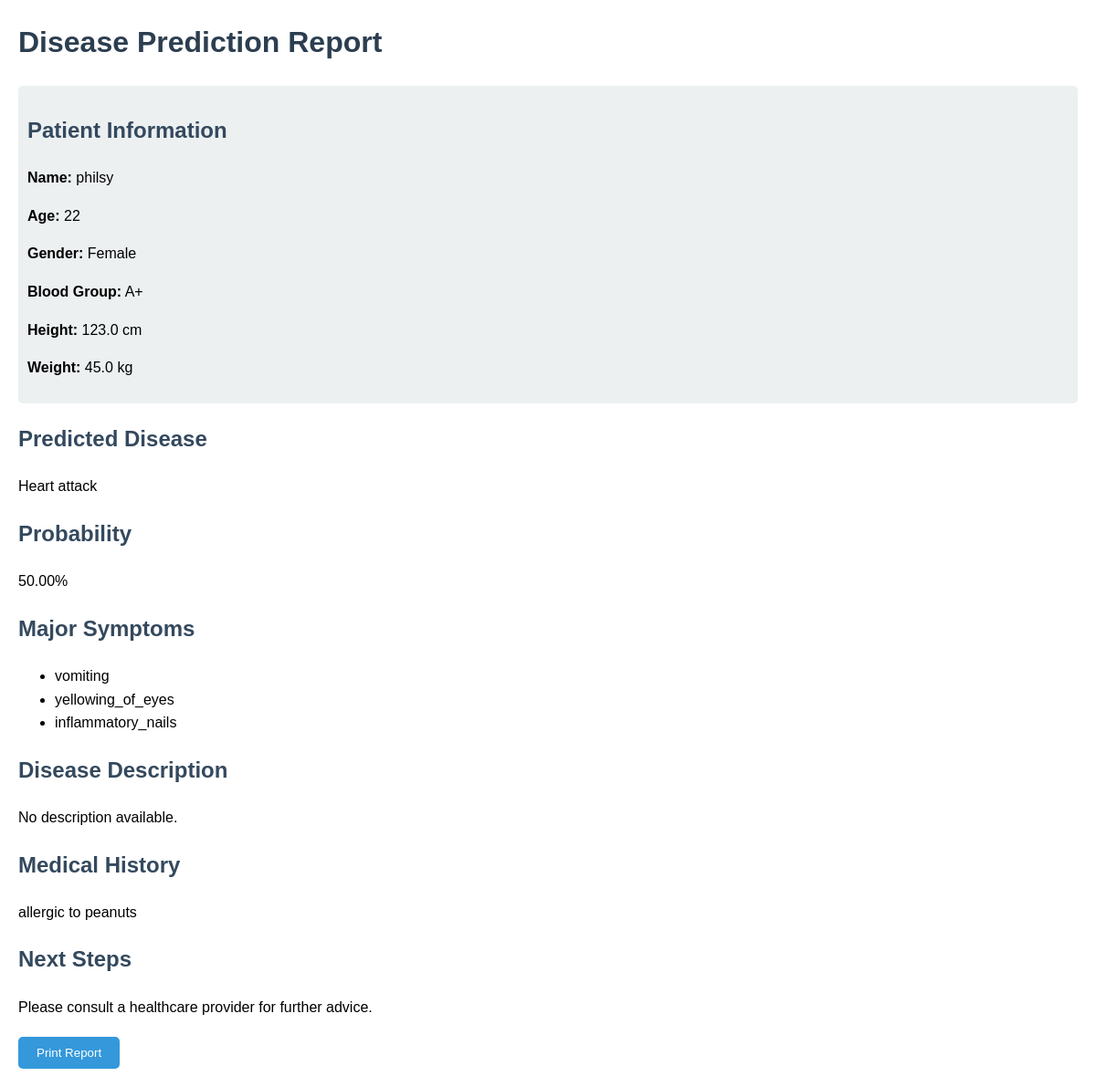
The app's page /report/29/ (signed in) with its own data.
### health_app/models.py (models this page shows, shortened)
class CustomUser(AbstractUser):
    email = models.EmailField(unique=True)
    age = models.IntegerField(null=True, blank=True)  # Add age field
    gender = models.CharField(
        max_length=10,
        choices=[('Male', 'Male'), ('Female', 'Female'), ('Other', 'Other')],
        null=True,
        blank=True
    )  # Add gender field

class MedicalHistory(models.Model):
    user = models.ForeignKey(settings.AUTH_USER_MODEL, on_delete=models.CASCADE)
    name = models.CharField(max_length=100)
    height = models.FloatField(default=170.0)  # You might want to use specific units, e.g., centimeters
    weight = models.FloatField(default=70.0)
    age = models.IntegerField()
    history = models.TextField()  # For medical history details
    blood_group = models.CharField(max_length=3, choices=[
        ('A+', 'A+'),
        ('A-', 'A-'),
        ('B+', 'B+'),
        ('B-', 'B-'),
        ('AB+', 'AB+'),
        ('AB-', 'AB-'),
        ('O+', 'O+'),
        ('O-', 'O-')
    ],
    default='O+'
    )

### health_app/views.py (the view)
# urls.py: path('report/<int:global_id>/', views.generate_report, name='generate_report'),# path('follow-up/<int:disease_id>/', views.follow_up_questions, name='follow_up'),
def generate_report(request, global_id):
    try:
        conversation = get_object_or_404(Conversation, global_id=global_id)
        disease = conversation.disease.strip().lower()
        logger.debug(f"Normalized Disease from conversation: '{disease}'")
        try:
            context = json.loads(conversation.context)
        except json.JSONDecodeError as json_error:
            logger.error(f"Failed to parse context for global_id {global_id}: {json_error}")
            context = {}  # Fallback to an empty context
        responses = context.get('responses', [])
        probability = context.get('probability', 0) * 100  # Default to 0 if missing
        disease_obj = Disease.objects.filter(name__iexact=disease).first()
        if not disease_obj:
            logger.warning(f"Disease '{disease}' not found in the database.")
            print(f"Disease '{disease}' not found in the database.")  # For debugging
        else:
            logger.info(f"Found disease: '{disease_obj.name}' with description.")
        disease_description = disease_obj.description if disease_obj else "No description available."
        medical_history_obj = MedicalHistory.objects.filter(user=request.user).first()
        medical_history_details = medical_history_obj.history if medical_history_obj else "No medical history available."
        user = request.user
        name = user.get_full_name() or user.username
        age = user.age
        gender = user.gender
        blood_group = medical_history_obj.blood_group if medical_history_obj else "Not provided"
        height = medical_history_obj.height if medical_history_obj else "Not provided"
        weight = medical_history_obj.weight if medical_history_obj else "Not provided"
        report_data = {
            'global_id': conversation.global_id,
            'disease': disease.capitalize(),  # Capitalize for display
            'probability': f"{probability:.2f}%",
            'symptoms': responses,
            'description': disease_description,
            'medical_history': medical_history_details,
            'next_steps': "Please consult a healthcare provider for further advice.",
            'name': name,
            'age': age,
            'gender': gender,
            'blood_group': blood_group,
            'height': height,
            'weight': weight,
        }
        return render(request, 'final_report.html', report_data)
    except Exception as e:
        logger.error(f"Error generating report for global_id {global_id}: {e}")
        return render(request, 'error.html', {'message': 'An error occurred while generating the report.'})

### health_app/templates/final_report.html (shortened to what this page needs)
<!DOCTYPE html>
<html lang="en">
<head>
</head>
<body>
    <h1>Disease Prediction Report</h1>
    <div class="section personal-info">
        <h2>Patient Information</h2>
        <p><strong>Name:</strong> {{ name }}</p>
        <p><strong>Age:</strong> {{ age }}</p>
        <p><strong>Gender:</strong> {{ gender }}</p>
        <p><strong>Blood Group:</strong> {{ blood_group }}</p>
        <p><strong>Height:</strong> {{ height }} cm</p>
        <p><strong>Weight:</strong> {{ weight }} kg</p>
    </div>
    <div class="section">
        <h2>Predicted Disease</h2>
        <p>{{ disease }}</p>
    </div>
    <div class="section">
        <h2>Probability</h2>
        <p>{{ probability }}</p>
    </div>
    <div class="section">
        <h2>Major Symptoms</h2>
        <ul>
            {% for symptom in symptoms %}
                <li>{{ symptom }}</li>
            {% empty %}
                <li>No symptoms recorded.</li>
            {% endfor %}
        </ul>
    </div>
    <div class="section">
        <h2>Disease Description</h2>
        <p>
            {% if description %}
                {{ description }}
            {% else %}
                No description available.
            {% endif %}
        </p>
    </div>
    <div class="section">
        <h2>Medical History</h2>
        <p>
            {% if medical_history %}
                {{ medical_history }}
            {% else %}
                No medical history available.
            {% endif %}
        </p>
    </div>
    <div class="section">
        <h2>Next Steps</h2>
        <p>{{ next_steps }}</p>
    </div>
    <div class="button-container">
        <button onclick="window.print()">Print Report</button>
    </div>
</body>
</html>

### health_app/templates/final_report.html (style rules this page uses)
body { font-family: Arial, sans-serif; margin: 20px; line-height: 1.6; }
h1 { color: #2c3e50; }
h2 { color: #34495e; }
.section { margin-bottom: 20px; }
.personal-info { background-color: #ecf0f1; padding: 10px; border-radius: 5px; }
.button-container { margin-top: 20px; }
button { padding: 10px 20px; background-color: #3498db; color: white; border: none; border-radius: 5px; cursor: pointer; }

### records on screen
CustomUser: username "philsy", gender "Female"
MedicalHistory: blood_group "A+", height "123.0", weight "45.0", history "allergic to peanuts"

### other values on screen
{{ age }} "22"
{{ disease }} "Heart attack"
{{ probability }} "50.00%"
{{ symptom }} "vomiting" "yellowing_of_eyes" "inflammatory_nails"
{{ next_steps }} "Please consult a healthcare provider for further advice."
